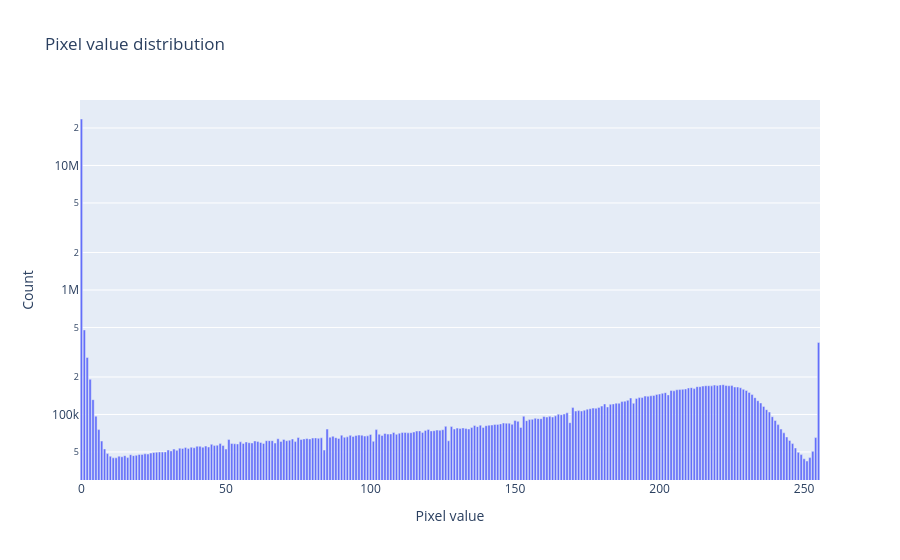

Source (notebook cell):
### Markdown cell above
The images are stored in a 60000 by 28 by 28 tensor.  This means we have 60000 images, each of which is 28 pixels wide and 28 pixels tall.  Each pixel is represented by a single value.  What are those values?

### Code cell
counts, bins =  np.histogram(images, bins=np.arange(257))
print(bins)
fig_pixels = px.bar(x=bins[:-1], y=counts, title="Pixel value distribution", 
       log_y=True, labels={"x":"Pixel value", "y":"Count"})

print(counts)
fig_pixels

### Figure 1 — Plotly figure (JSON) as saved in the notebook; plotly's stock layout.template omitted (floating-point values rounded to 4 significant figures; data arrays with more than 128 entries replaced by an {"elided": "..."} marker saying what was removed)
{"data": [{"hovertemplate": "Pixel value=%{x}<br>Count=%{y}<extra></extra>", "legendgroup": "", "marker": {"color": "#636efa", "pattern": {"shape": ""}}, "name": "", "orientation": "v", "showlegend": false, "textposition": "auto", "type": "bar", "x": {"elided": "256 int values"}, "xaxis": "x", "y": {"elided": "256 int values"}, "yaxis": "y"}], "layout": {"barmode": "relative", "legend": {"tracegroupgap": 0}, "title": {"text": "Pixel value distribution"}, "xaxis": {"anchor": "y", "domain": [0, 1], "title": {"text": "Pixel value"}}, "yaxis": {"anchor": "x", "domain": [0, 1], "title": {"text": "Count"}, "type": "log"}}}
